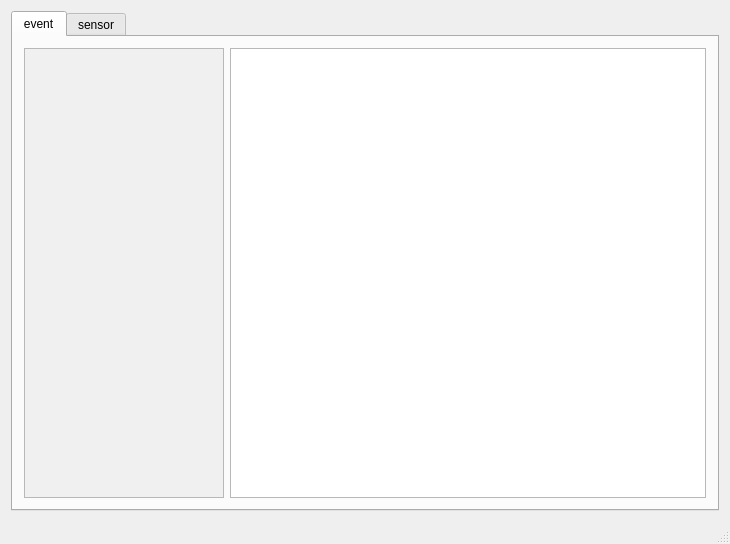
<?xml version="1.0" encoding="UTF-8"?>
<ui version="4.0">
 <class>MainWindow</class>
 <widget class="QMainWindow" name="MainWindow">
  <property name="geometry">
   <rect>
    <x>0</x>
    <y>0</y>
    <width>730</width>
    <height>544</height>
   </rect>
  </property>
  <property name="sizePolicy">
   <sizepolicy hsizetype="Expanding" vsizetype="Expanding">
    <horstretch>1</horstretch>
    <verstretch>1</verstretch>
   </sizepolicy>
  </property>
  <property name="sizeIncrement">
   <size>
    <width>1</width>
    <height>1</height>
   </size>
  </property>
  <property name="windowTitle">
   <string>MainWindow</string>
  </property>
  <property name="styleSheet">
   <string notr="true"/>
  </property>
  <property name="documentMode">
   <bool>true</bool>
  </property>
  <widget class="QWidget" name="centralWidget">
   <property name="sizePolicy">
    <sizepolicy hsizetype="Expanding" vsizetype="Expanding">
     <horstretch>1</horstretch>
     <verstretch>1</verstretch>
    </sizepolicy>
   </property>
   <property name="sizeIncrement">
    <size>
     <width>1</width>
     <height>1</height>
    </size>
   </property>
   <layout class="QHBoxLayout" name="horizontalLayout_2">
    <item>
     <widget class="QTabWidget" name="tabWidget">
      <property name="currentIndex">
       <number>0</number>
      </property>
      <widget class="QWidget" name="event">
       <attribute name="title">
        <string>event</string>
       </attribute>
       <layout class="QFormLayout" name="formLayout">
        <item row="0" column="0">
         <widget class="QTreeView" name="treeView">
          <property name="sizePolicy">
           <sizepolicy hsizetype="Fixed" vsizetype="Expanding">
            <horstretch>0</horstretch>
            <verstretch>1</verstretch>
           </sizepolicy>
          </property>
          <property name="maximumSize">
           <size>
            <width>200</width>
            <height>16777215</height>
           </size>
          </property>
          <property name="palette">
           <palette>
            <active>
             <colorrole role="Light">
              <brush brushstyle="SolidPattern">
               <color alpha="255">
                <red>255</red>
                <green>255</green>
                <blue>255</blue>
               </color>
              </brush>
             </colorrole>
             <colorrole role="Base">
              <brush brushstyle="SolidPattern">
               <color alpha="255">
                <red>240</red>
                <green>240</green>
                <blue>240</blue>
               </color>
              </brush>
             </colorrole>
            </active>
            <inactive>
             <colorrole role="Light">
              <brush brushstyle="SolidPattern">
               <color alpha="255">
                <red>255</red>
                <green>255</green>
                <blue>255</blue>
               </color>
              </brush>
             </colorrole>
             <colorrole role="Base">
              <brush brushstyle="SolidPattern">
               <color alpha="255">
                <red>240</red>
                <green>240</green>
                <blue>240</blue>
               </color>
              </brush>
             </colorrole>
            </inactive>
            <disabled>
             <colorrole role="Light">
              <brush brushstyle="SolidPattern">
               <color alpha="255">
                <red>255</red>
                <green>255</green>
                <blue>255</blue>
               </color>
              </brush>
             </colorrole>
             <colorrole role="Base">
              <brush brushstyle="SolidPattern">
               <color alpha="255">
                <red>240</red>
                <green>240</green>
                <blue>240</blue>
               </color>
              </brush>
             </colorrole>
            </disabled>
           </palette>
          </property>
         </widget>
        </item>
        <item row="0" column="1">
         <widget class="QTableView" name="tableView">
          <property name="sizePolicy">
           <sizepolicy hsizetype="Expanding" vsizetype="Expanding">
            <horstretch>1</horstretch>
            <verstretch>1</verstretch>
           </sizepolicy>
          </property>
          <property name="styleSheet">
           <string notr="true"/>
          </property>
          <attribute name="horizontalHeaderStretchLastSection">
           <bool>true</bool>
          </attribute>
         </widget>
        </item>
       </layout>
      </widget>
      <widget class="QWidget" name="sensor">
       <attribute name="title">
        <string>sensor</string>
       </attribute>
       <layout class="QHBoxLayout" name="horizontalLayout_4">
        <item>
         <widget class="QwtPlot" name="qwtPlot">
          <property name="sizePolicy">
           <sizepolicy hsizetype="Expanding" vsizetype="Expanding">
            <horstretch>1</horstretch>
            <verstretch>1</verstretch>
           </sizepolicy>
          </property>
         </widget>
        </item>
       </layout>
      </widget>
     </widget>
    </item>
   </layout>
  </widget>
  <widget class="QMenuBar" name="menuBar">
   <property name="geometry">
    <rect>
     <x>0</x>
     <y>0</y>
     <width>730</width>
     <height>26</height>
    </rect>
   </property>
  </widget>
  <widget class="QStatusBar" name="statusBar"/>
 </widget>
 <layoutdefault spacing="6" margin="11"/>
 <customwidgets>
  <customwidget>
   <class>QwtPlot</class>
   <extends>QFrame</extends>
   <header>qwt_plot.h</header>
   <container>1</container>
  </customwidget>
 </customwidgets>
 <resources/>
 <connections/>
</ui>
